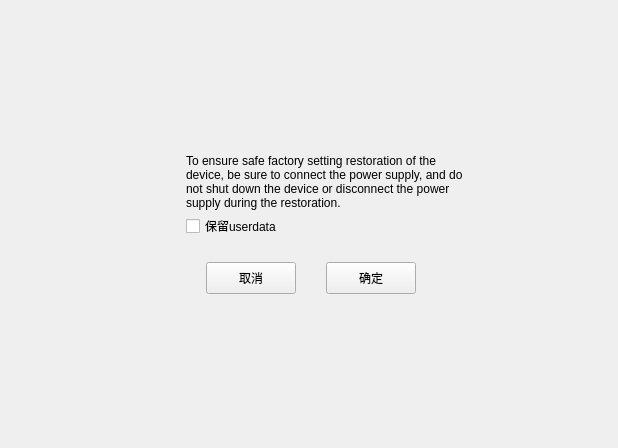
<?xml version="1.0" encoding="UTF-8"?>
<ui version="4.0">
 <class>dialog</class>
 <widget class="QWidget" name="dialog">
  <property name="geometry">
   <rect>
    <x>0</x>
    <y>0</y>
    <width>618</width>
    <height>448</height>
   </rect>
  </property>
  <property name="windowTitle">
   <string>Form</string>
  </property>
  <layout class="QHBoxLayout" name="horizontalLayout">
   <property name="spacing">
    <number>0</number>
   </property>
   <property name="leftMargin">
    <number>0</number>
   </property>
   <property name="topMargin">
    <number>0</number>
   </property>
   <property name="rightMargin">
    <number>0</number>
   </property>
   <property name="bottomMargin">
    <number>0</number>
   </property>
   <item>
    <widget class="QWidget" name="widget_5" native="true">
     <property name="minimumSize">
      <size>
       <width>370</width>
       <height>200</height>
      </size>
     </property>
     <property name="maximumSize">
      <size>
       <width>370</width>
       <height>200</height>
      </size>
     </property>
     <layout class="QHBoxLayout" name="horizontalLayout_3">
      <property name="spacing">
       <number>0</number>
      </property>
      <property name="leftMargin">
       <number>10</number>
      </property>
      <property name="topMargin">
       <number>20</number>
      </property>
      <property name="rightMargin">
       <number>10</number>
      </property>
      <property name="bottomMargin">
       <number>20</number>
      </property>
      <item>
       <widget class="QWidget" name="widget_4" native="true">
        <property name="maximumSize">
         <size>
          <width>24</width>
          <height>16777215</height>
         </size>
        </property>
        <layout class="QVBoxLayout" name="verticalLayout_3">
         <property name="spacing">
          <number>0</number>
         </property>
         <property name="leftMargin">
          <number>0</number>
         </property>
         <property name="topMargin">
          <number>12</number>
         </property>
         <property name="rightMargin">
          <number>0</number>
         </property>
         <property name="bottomMargin">
          <number>0</number>
         </property>
         <item>
          <widget class="QLabel" name="label">
           <property name="minimumSize">
            <size>
             <width>24</width>
             <height>24</height>
            </size>
           </property>
           <property name="maximumSize">
            <size>
             <width>24</width>
             <height>24</height>
            </size>
           </property>
           <property name="text">
            <string/>
           </property>
          </widget>
         </item>
         <item>
          <spacer name="verticalSpacer_3">
           <property name="orientation">
            <enum>Qt::Vertical</enum>
           </property>
           <property name="sizeType">
            <enum>QSizePolicy::Expanding</enum>
           </property>
           <property name="sizeHint" stdset="0">
            <size>
             <width>21</width>
             <height>126</height>
            </size>
           </property>
          </spacer>
         </item>
        </layout>
       </widget>
      </item>
      <item>
       <widget class="QWidget" name="widget_2" native="true">
        <property name="minimumSize">
         <size>
          <width>282</width>
          <height>0</height>
         </size>
        </property>
        <property name="maximumSize">
         <size>
          <width>282</width>
          <height>16777215</height>
         </size>
        </property>
        <layout class="QVBoxLayout" name="verticalLayout_2">
         <property name="spacing">
          <number>5</number>
         </property>
         <property name="leftMargin">
          <number>0</number>
         </property>
         <property name="topMargin">
          <number>10</number>
         </property>
         <property name="rightMargin">
          <number>0</number>
         </property>
         <property name="bottomMargin">
          <number>10</number>
         </property>
         <item>
          <widget class="QLabel" name="label_2">
           <property name="minimumSize">
            <size>
             <width>282</width>
             <height>48</height>
            </size>
           </property>
           <property name="maximumSize">
            <size>
             <width>282</width>
             <height>16777215</height>
            </size>
           </property>
           <property name="text">
            <string>To ensure safe factory setting restoration of the device, be sure to connect the power supply, and do not shut down the device or disconnect the power supply during the restoration.</string>
           </property>
           <property name="alignment">
            <set>Qt::AlignLeading|Qt::AlignLeft|Qt::AlignTop</set>
           </property>
           <property name="wordWrap">
            <bool>true</bool>
           </property>
          </widget>
         </item>
         <item>
          <widget class="QCheckBox" name="checkBox">
           <property name="minimumSize">
            <size>
             <width>0</width>
             <height>22</height>
            </size>
           </property>
           <property name="maximumSize">
            <size>
             <width>272</width>
             <height>22</height>
            </size>
           </property>
           <property name="text">
            <string>保留userdata</string>
           </property>
          </widget>
         </item>
         <item>
          <spacer name="verticalSpacer">
           <property name="orientation">
            <enum>Qt::Vertical</enum>
           </property>
           <property name="sizeHint" stdset="0">
            <size>
             <width>20</width>
             <height>40</height>
            </size>
           </property>
          </spacer>
         </item>
         <item>
          <widget class="QWidget" name="widget_3" native="true">
           <property name="maximumSize">
            <size>
             <width>250</width>
             <height>16777215</height>
            </size>
           </property>
           <layout class="QHBoxLayout" name="horizontalLayout_2">
            <property name="spacing">
             <number>30</number>
            </property>
            <property name="leftMargin">
             <number>0</number>
            </property>
            <property name="topMargin">
             <number>0</number>
            </property>
            <property name="rightMargin">
             <number>0</number>
            </property>
            <property name="bottomMargin">
             <number>0</number>
            </property>
            <item>
             <spacer name="horizontalSpacer_2">
              <property name="orientation">
               <enum>Qt::Horizontal</enum>
              </property>
              <property name="sizeHint" stdset="0">
               <size>
                <width>40</width>
                <height>20</height>
               </size>
              </property>
             </spacer>
            </item>
            <item>
             <widget class="QPushButton" name="pbcancel">
              <property name="minimumSize">
               <size>
                <width>90</width>
                <height>32</height>
               </size>
              </property>
              <property name="maximumSize">
               <size>
                <width>90</width>
                <height>32</height>
               </size>
              </property>
              <property name="text">
               <string>取消</string>
              </property>
             </widget>
            </item>
            <item>
             <widget class="QPushButton" name="pbok">
              <property name="minimumSize">
               <size>
                <width>90</width>
                <height>32</height>
               </size>
              </property>
              <property name="maximumSize">
               <size>
                <width>90</width>
                <height>32</height>
               </size>
              </property>
              <property name="text">
               <string>确定</string>
              </property>
             </widget>
            </item>
            <item>
             <spacer name="horizontalSpacer">
              <property name="orientation">
               <enum>Qt::Horizontal</enum>
              </property>
              <property name="sizeHint" stdset="0">
               <size>
                <width>40</width>
                <height>20</height>
               </size>
              </property>
             </spacer>
            </item>
           </layout>
          </widget>
         </item>
        </layout>
       </widget>
      </item>
     </layout>
    </widget>
   </item>
  </layout>
 </widget>
 <resources/>
 <connections/>
</ui>
